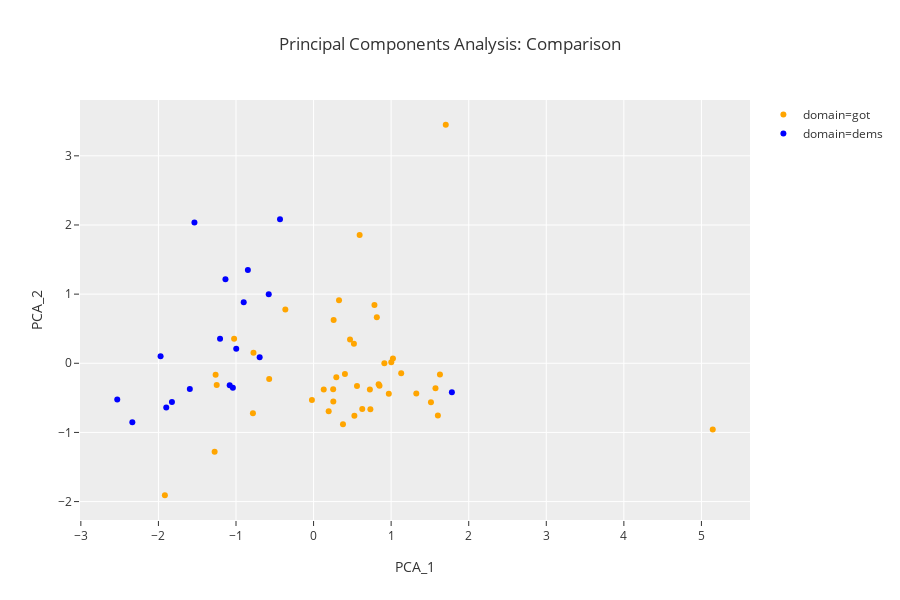

Source (notebook cell):
### Markdown cell above
Now let's look by PCA.

### Code cell
px.scatter(data_frame=pca_df
           ,x='PCA_1'
           ,y='PCA_2'
           ,color='domain'
           ,template='ggplot2'
           ,title='Principal Components Analysis: Comparison'
           ,hover_name='person'
#            ,labels={"neg":"Negative Sentiment"
#                     ,"pos":"Positive Sentiment"
#                     ,"comment_length":"Avg Comment Char Length"
#                    }
            ,color_discrete_map={'got':'orange','dems': 'blue'}
          )

### Figure 1 — Plotly figure (JSON) as saved in the notebook; plotly's stock layout.template omitted (floating-point values rounded to 4 significant figures)
{"data": [{"hoverlabel": {"namelength": 0}, "hovertemplate": "<b>%{hovertext}</b><br><br>domain=got<br>PCA_1=%{x}<br>PCA_2=%{y}", "hovertext": ["bran", "jon", "dany", "davos", "doran", "cersei", "tyrion", "sansa", "arya", "stannis", "varys", "jamie", "brienne", "samwell", "jorah", "theon", "hound", "littlefinger", "joffrey", "mountain", "robb", "dragons", "melisandre", "bronn", "gilly", "ramsey", "missandei", "gendry", "grey worm", "ned", "catelyn", "torumund", "robert", "tommen", "viserys", "margaery", "oberon", "night_king", "lyanna", "jaqen", "hodor", "ygritte", "mance"], "legendgroup": "domain=got", "marker": {"color": "orange", "symbol": "circle"}, "mode": "markers", "name": "domain=got", "showlegend": true, "type": "scatter", "uid": "c114385f-c0a6-4ad3-b4e4-3edd90646777", "x": [0.8155, 0.85, 1.572, -0.7818, 0.7849, 1.513, 0.7256, 0.8388, 1.002, 0.2933, 1.129, 0.379, 0.5262, -0.5723, 0.6274, 0.1948, 0.2526, 0.5597, 0.2546, 0.52, 1.629, 1.324, 0.9127, 0.131, -1.024, 0.7323, 1.603, 0.3279, 0.4041, -0.02127, 1.023, 0.4698, 0.9699, -1.917, 5.146, 0.5939, 1.704, -1.275, 0.2588, -1.249, -0.7746, -1.263, -0.364], "xaxis": "x", "y": [0.6669, -0.3268, -0.3614, -0.7216, 0.8438, -0.5639, -0.3777, -0.3039, 0.01389, -0.2005, -0.1428, -0.8822, -0.7599, -0.2288, -0.6607, -0.6936, -0.374, -0.3285, -0.5526, 0.2825, -0.1627, -0.4359, 0.0001549, -0.3801, 0.3535, -0.6637, -0.755, 0.9102, -0.1539, -0.5311, 0.06896, 0.3448, -0.4398, -1.909, -0.9591, 1.857, 3.449, -1.279, 0.6246, -0.3128, 0.1505, -0.1655, 0.7794], "yaxis": "y"}, {"hoverlabel": {"namelength": 0}, "hovertemplate": "<b>%{hovertext}</b><br><br>domain=dems<br>PCA_1=%{x}<br>PCA_2=%{y}", "hovertext": ["harris", "biden", "buttigieg", "gillibrand", "hickenlooper", "klobuchar", "warren", "booker", "inslee", "castro", "gabbard", "sanders", "de blasio", "bullock", "gravel", "messam", "o'rourke", "bennet", "delaney", "moulton", "swalwell", "williamson", "yang"], "legendgroup": "domain=dems", "marker": {"color": "blue", "symbol": "circle"}, "mode": "markers", "name": "domain=dems", "showlegend": true, "type": "scatter", "uid": "1aef5855-8c8a-4625-ac6a-07bc4bf973a2", "x": [-1.136, -0.847, -1.826, -0.9006, -2.336, -0.9969, 1.783, -1.081, -2.531, -0.695, -1.536, -1.041, -1.206, -0.578, -1.972, -1.899, -0.4327, -1.595, null, null, null, null, null], "xaxis": "x", "y": [1.216, 1.349, -0.5596, 0.8824, -0.8527, 0.2119, -0.419, -0.3166, -0.5249, 0.08605, 2.034, -0.3531, 0.3548, 0.9982, 0.1027, -0.6389, 2.081, -0.3714, null, null, null, null, null], "yaxis": "y"}], "layout": {"grid": {"xaxes": ["x"], "xgap": 0.1, "xside": "bottom", "yaxes": ["y"], "ygap": 0.1, "yside": "left"}, "height": 600, "legend": {"tracegroupgap": 0}, "title": {"text": "Principal Components Analysis: Comparison"}, "xaxis": {"title": {"text": "PCA_1"}}, "yaxis": {"title": {"text": "PCA_2"}}}}
